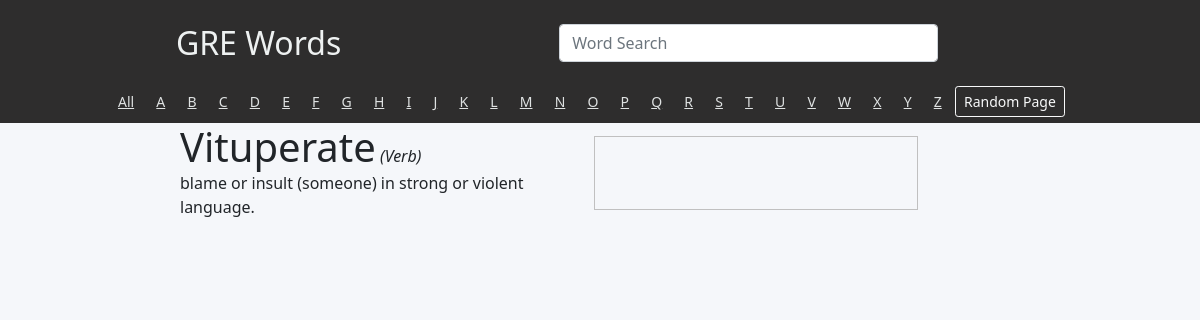
/2, run on the app's committed database.
### grewords/models.py (models this page shows)
class Word(models.Model):
    expression = models.CharField(max_length=32)
    description = models.CharField(max_length=1024)
    gre_synonym = models.ManyToManyField('self', blank=True)
    PARTS_OF_SPEECH = (
        ('V', 'Verb'),
        ('N', 'Noun'),
        ('P', 'Pronoun'),
        ('A', 'Adjective'),
        ('AV', 'Adverb'),
        ('PP', 'Preposition'),
        ('C', 'Conjunction'),
        ('AC', 'Article'),
        ('E', 'Expression')
    )
    part_of_speech = models.CharField(max_length=2, choices=PARTS_OF_SPEECH)

### grewords/views.py (the view)
# urls.py: path("<int:word_id>", views.word, name="word"),
def word(request,word_id):
    word_info = Word.objects.get(pk=word_id)
    return render(request, "grewords/word.html", {
        "word": word_info,
        "alphabet": util.alphabet,
    })

### grewords/templates/grewords/word.html (shortened to what this page needs)
{% extends "grewords/layout.html" %}
{% load static %}
{% block body %}
<div class="wordpage_container">
    <div></div>
    <div class="word_info">
        <h1 class="word_title">{{ word.expression }}</h1>
        <p class="part_of_speech_paragraph">({{ word.get_part_of_speech_display }})</p>
        <p>{{ word.description }}</p>
    </div>
    <div class="image_div">
        <img class="art_image">
        <br>
    </div>
    <div></div>
</div>
{% endblock %}

### grewords/static/grewords/styles.css (style rules this page uses)
.wordpage_container { display: grid; grid-template-columns: 15% 30% auto 19%; background-color: hsla(210, 29%, 97%, 1); }
.word_title { text-transform: capitalize; display:inline; }
.part_of_speech_paragraph { display:inline; font-style: italic; }
.image_div { text-align:center; margin-top: 3%; }
.art_image { display: block; margin-left: auto; margin-right: auto; width:75%; height:75%; }

### data on the page
Word: expression "Vituperate", part_of_speech "Verb", description "blame or insult (someone) in strong or violent language."

### other printed values
{{ letter }} "A" "B" "C" "D" "E" "F" "G" "H" "I" "J" "K" "L" "M" "N" "O" "P" "Q" "R" "S" "T" "U" "V" "W" "X" "Y" "Z"
